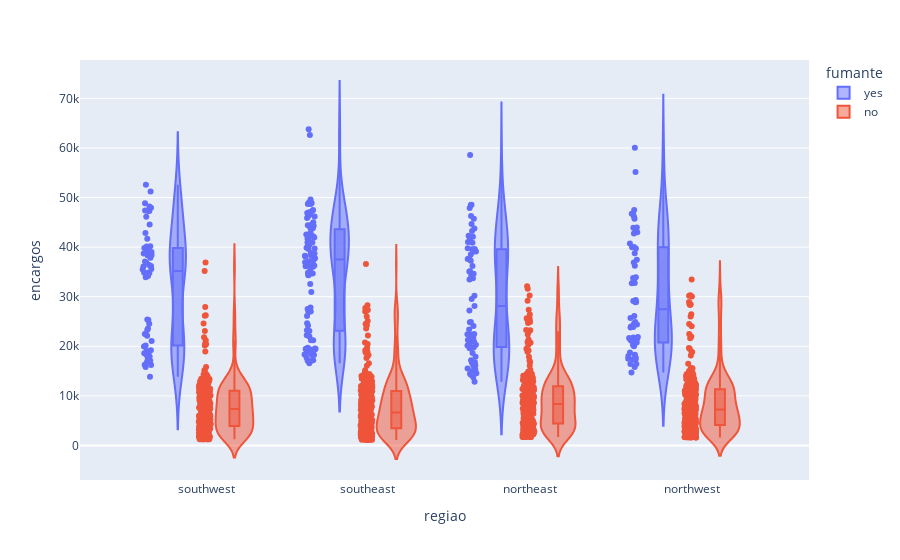

Source (notebook cell):
### Code cell
import plotly_express as px

px.violin(dados,y="encargos",x="regiao",color="fumante",box=True,points="all")

### Figure 1 — Plotly figure (JSON) as saved in the notebook; plotly's stock layout.template omitted (floating-point values rounded to 4 significant figures; data arrays with more than 128 entries replaced by an {"elided": "..."} marker saying what was removed)
{"data": [{"alignmentgroup": "True", "box": {"visible": true}, "hovertemplate": "fumante=yes<br>regiao=%{x}<br>encargos=%{y}<extra></extra>", "legendgroup": "yes", "marker": {"color": "#636efa"}, "name": "yes", "offsetgroup": "yes", "orientation": "v", "points": "all", "scalegroup": "True", "showlegend": true, "type": "violin", "x": {"elided": "274 str values"}, "x0": " ", "xaxis": "x", "y": {"elided": "274 float values"}, "y0": " ", "yaxis": "y"}, {"alignmentgroup": "True", "box": {"visible": true}, "hovertemplate": "fumante=no<br>regiao=%{x}<br>encargos=%{y}<extra></extra>", "legendgroup": "no", "marker": {"color": "#EF553B"}, "name": "no", "offsetgroup": "no", "orientation": "v", "points": "all", "scalegroup": "True", "showlegend": true, "type": "violin", "x": {"elided": "1064 str values"}, "x0": " ", "xaxis": "x", "y": {"elided": "1064 float values"}, "y0": " ", "yaxis": "y"}], "layout": {"legend": {"title": {"text": "fumante"}, "tracegroupgap": 0}, "margin": {"t": 60}, "violinmode": "group", "xaxis": {"anchor": "y", "domain": [0, 1], "title": {"text": "regiao"}}, "yaxis": {"anchor": "x", "domain": [0, 1], "title": {"text": "encargos"}}}}
